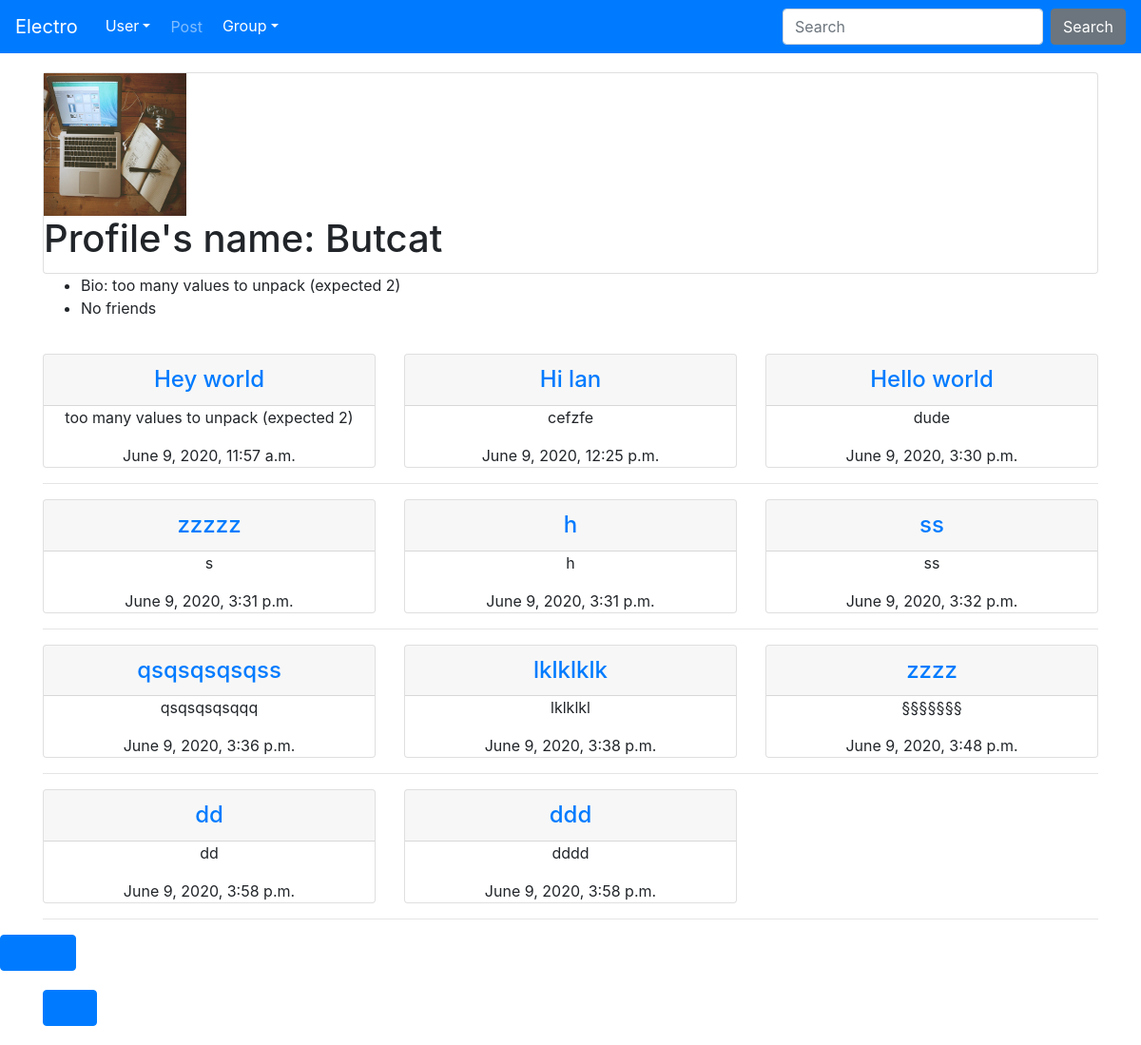
The app's page /electro/user/1/ (signed in), older data.
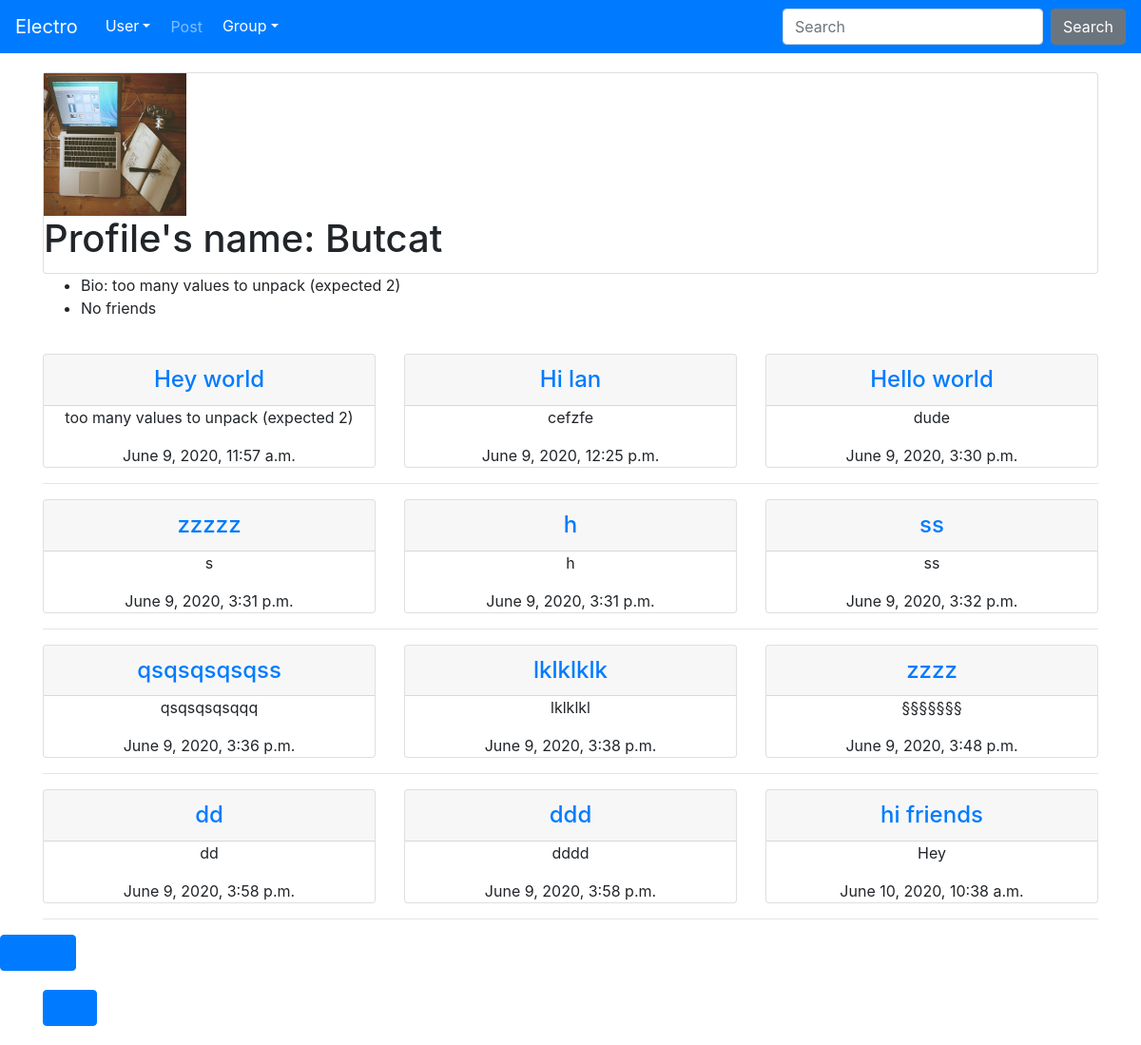
The same page, newer data.
### electro_social/models.py (models this page shows, shortened)
class UserInfo(models.Model):
    user = models.OneToOneField(settings.AUTH_USER_MODEL,
    on_delete=models.CASCADE)
    profile_picture = models.ImageField(upload_to='img', blank=True)
    description = models.TextField(blank=True)
    friends = models.ManyToManyField('UserInfo', blank=True)
    class Meta():
        ordering = ['user']

### posts/models.py (models this page shows, shortened)
class Post(models.Model):
    title = models.CharField(max_length=40)
    content = models.TextField()
    date_post = models.DateTimeField('date published',auto_now_add=True)
    user = models.ForeignKey(settings.AUTH_USER_MODEL,
    on_delete=models.CASCADE)
    like = models.ManyToManyField(User, related_name='likes',
    blank=True)
    group = models.ForeignKey(Group, on_delete=models.CASCADE,
    blank=True, null=True)
    class Meta:
        ordering = ['date_post']

### electro_social/views.py (the view)
# urls.py: path('user/<int:pk>/', views.DetailUserProfile.as_view(), name='detail'),
class DetailUserProfile(DetailView):
    template_name = 'users/user_detail.html'
    model = UserInfo
    def get_object(self):
        return UserInfo.objects.filter(user=self.kwargs['pk'])
    def get_context_data(self, **kwargs):
        context = super(DetailUserProfile, self).get_context_data(**kwargs)
        context['infos'] = self.get_object()
        context['posts'] = Post.objects.all().filter(user=self.kwargs['pk'])
        context['post_numbers'] = Post.objects.filter(user=self.kwargs['pk']).count()
        context['groups'] = Group.objects.filter(members=self.kwargs['pk'])
        context['friends'] = FriendRequest.objects.all()
        return context

### electro_social/templates/users/user_detail.html (shortened to what this page needs)
{% extends 'base.html' %}
{% load static %}
{% block page_content %}
{% if user.is_authenticated %}
<div class="padding">
	<div class="container">
		<div class="card">
			{% for info in infos %}
			{% if info.profile_picture %}
			<img class="card-image-top" src="{{ info.profile_picture.url }}" id="profile-picture">
			{% endif %}
			<h1 class="card-title"> Profile's name: {{ info.user }} </h1>
		</div>
		<ul>
			<li class="card-text">Bio: {{ info.description }}</li>
			{% if not info.friends %}
			<li class="card-text">Friends: {{ info.friends.count }}</li>
			{% else %}
			<li>No friends</li>
			{% endif %}
			{% endfor %}
		</ul>
	</div>
</div>
<div class="container">
          {%  for post in posts  %}
              {% if forloop.counter0|divisibleby:3 %} <div class="row text-center"> {%  endif %}
                <div class="col-md-4">
                    <div class="card">
                        <div class="card-content">
													<h4 class="card-header"><a href="{% url 'posts:detail' post.pk %}">{{ post.title }}</a></h4>
													<p class="card-text">{{ post.content }}</p>
													<p class="card-text">{{ post.date_post }}</p>
                        </div>
                    </div>
                </div>
          {%  if forloop.counter|divisibleby:3 or forloop.last %}</div><hr>{%  endif %}
          {%  endfor %}
        </div>
			<div class="btn btn-primary">
			<a href="{% url 'electro:accept' user.id %}">Accept</a>
			</div>
				<div class="padding">
				  <div class="container">
						<div class="btn btn-primary">
						<a href="{% url 'electro:add' user.id %}">Add</a>
					</div>
    </div>
</div>
{% endif %}
{% endblock %}

Row changes from the older to the newer data that the page shows:
added Post: title "hi friends", content "Hey", date_post "June 10, 2020, 10:38 a.m."
